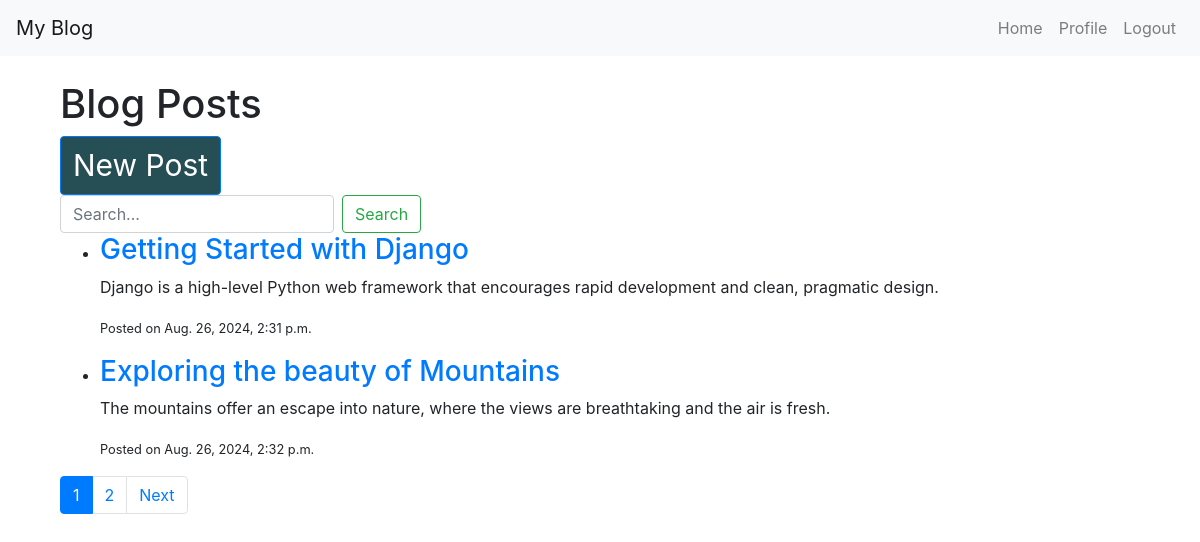
Page /blog/ (signed in) on the committed database.
### blog/models.py (models this page shows, shortened)
class Post(models.Model):
    title = models.CharField(max_length=200)
    slug = models.SlugField(max_length=200, unique=True)
    author = models.ForeignKey(User, on_delete=models.CASCADE, related_name='blog_posts')
    content = models.TextField()
    created_at = models.DateTimeField(auto_now_add=True)
    updated_at = models.DateTimeField(auto_now=True)
    category = models.ForeignKey('Category', on_delete=models.SET_NULL, null=True, related_name='posts')
    tags = models.ManyToManyField('Tag', related_name='posts')

### blog/views.py (the view)
# urls.py: path('', post_list_view, name='post_list'),
@login_required
def post_list_view(request):
    query = request.GET.get('q')  # Get the search query from the request
    post_list = Post.objects.all().order_by('created_at')
    if query:
        post_list = post_list.filter(
            Q(title__icontains=query) | Q(content__icontains=query)
        )  # Search in both title and content fields
    paginator = Paginator(post_list, 2) # Show 3 posts per page
    page = request.GET.get('page')
    try:
        posts = paginator.page(page)
    except PageNotAnInteger:
        posts = paginator.page(1)
    except EmptyPage:
        posts = paginator.page(paginator.num_pages)
    return render(request, 'blog/post_list.html', {'posts': posts, 'query': query or ''})

### blog/templates/blog/post_list.html (shortened to what this page needs)
{% extends 'base.html' %}
{% block content %}
<div class="container mt-4">
    <h1>Blog Posts</h1>
    <a href="{% url 'post_create' %}" class="btn btn-primary" style="font-size: 30px; background-color: #254f55">New Post</a>
    <form method="GET" action="{% url 'post_list' %}" class="form-inline my-2 my-lg-0">
        <input class="form-control mr-sm-2" type="search" name="q" placeholder="Search..." value="{{ query }}" aria-label="Search">
        <button class="btn btn-outline-success my-2 my-sm-0" type="submit">Search</button>
    </form>
    <ul>
        {% for post in posts %}
        <li>
            <h3><a href="{% url 'post_detail' post.pk %}">{{ post.title }}</a></h3>
            <p>{{ post.content|truncatewords:50 }}</p>
            <p><small>Posted on {{ post.created_at }}</small></p>
        </li>
        {% endfor %}
    </ul>
    <nav aria-label="Page navigation">
        <ul class="pagination">
            {% for num in posts.paginator.page_range %}
                {% if posts.number == num %}
                    <li class="page-item active"><span class="page-link">{{ num }}</span></li>
                {% elif num > posts.number|add:'-2' and num < posts.number|add:'2' %}
                    <li class="page-item"><a class="page-link" href="?page={{ num }}">{{ num }}</a></li>
                {% endif %}
            {% endfor %}
            {% if posts.has_next %}
                <li class="page-item">
                    <a class="page-link" href="?page={{ posts.next_page_number }}">Next</a>
                </li>
            {% endif %}
        </ul>
    </nav>
</div>
{% endblock %}

### rows in the picture
Post: title "Getting Started with Django", content "Django is a high-level Python web framework that encourages rapid development and clean, pragmatic design.", created_at "Aug. 26, 2024, 2:31 p.m."
Post: title "Exploring the beauty of Mountains", content "The mountains offer an escape into nature, where the views are breathtaking and the air is fresh.", created_at "Aug. 26, 2024, 2:32 p.m."

### other values in the picture
{{ num }} "1"
{{ num }} "2"
